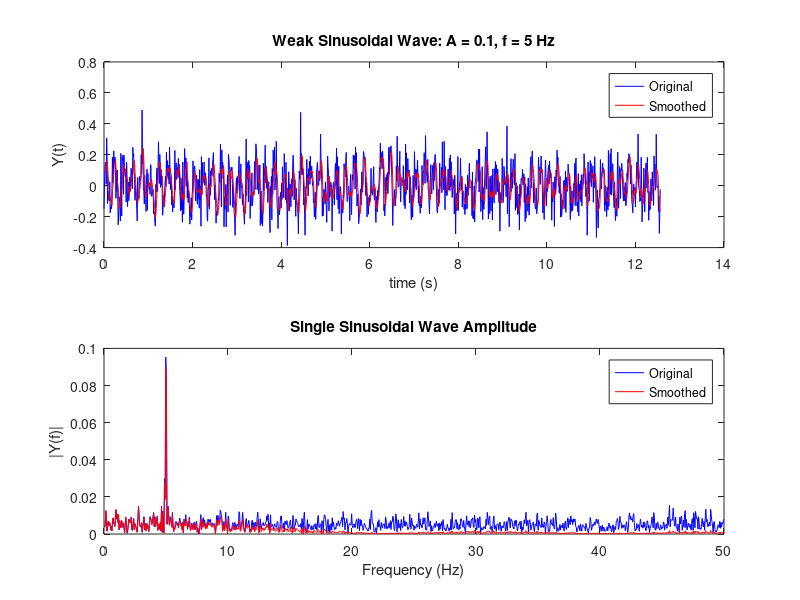

Recreate this plot in MATLAB.
clear; clc;

% Show the when a periodogram is smoothed, there is a loss in resolution in frequency

% Build single sinusoidal curve
 t = [0:1/100:4*pi];
 A = 0.1;
 f = 5;

for i = 1:100
    y(:,i) = randn(1,size(t,2)) + A*sin(2*pi*t*f);
end

for j=1:size(t,2)
    y_m(j) = mean(y(j,:));
end

% Conduct FFT on raw data
Fs = t(2)-t(1);% Sampling frequency
L = size(y_m,2); % Length of signal
NFFT = 2^nextpow2(L); % Next power of 2 from length of array
ft = fft(y_m-mean(y_m),NFFT)/L;
ft_p = 1/Fs*[0:1/NFFT:1/2];

% Smooth periodiogram using filter function
y_s = filter([0.15 0.24 0.25 0.2 0.18],1,y_m);
y_s=y_s(6:end);

% Conduct FFT on smoothed data
L_s = size(y_s,2); % Length of signal
NFFT_s = 2^nextpow2(L_s); % Next power of 2 from length of array
ft_s = fft(y_s-mean(y_s),NFFT_s)/L_s;
ft_p_s = 1/Fs*[0:1/NFFT_s:1/2];

% Display results
figure(1);
subplot(2,1,1);
plot(t,y_m,'b',t(6:end),y_s,'r');
title('Weak Sinusoidal Wave: A = 0.1, f = 5 Hz')
xlabel('time (s)')
ylabel('Y(t)')
legend('Original','Smoothed');

figure(1);
subplot(2,1,2);
plot(ft_p(2:end),2*abs(ft(2:NFFT/2+1)),'b')
hold on;
plot(ft_p_s(2:end),2*abs(ft_s(2:NFFT_s/2+1)),'r') 
title('Single Sinusoidal Wave Amplitude')
xlabel('Frequency (Hz)')
ylabel('|Y(f)|')
legend('Original','Smoothed');
hold off;


